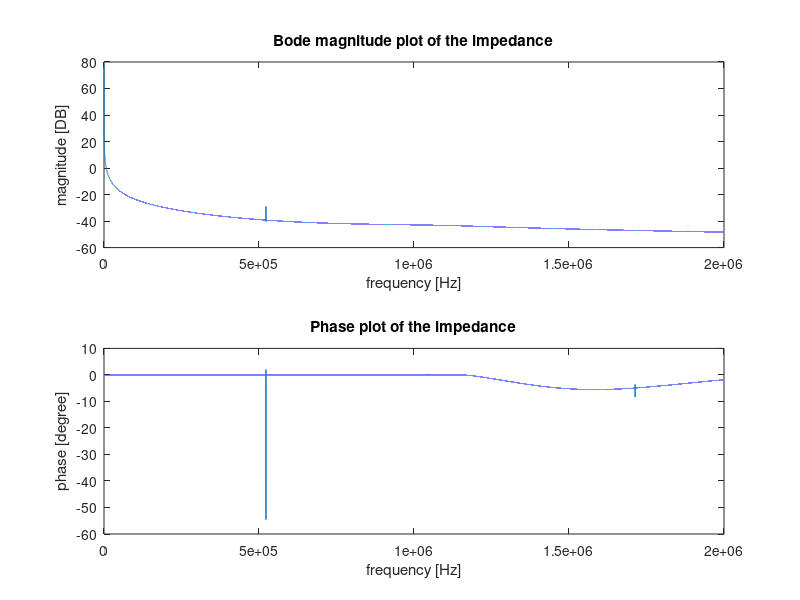
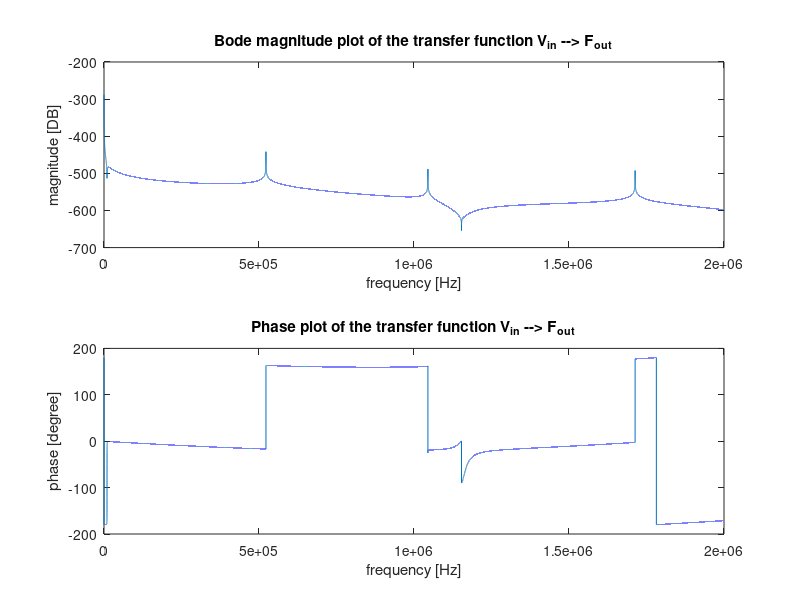
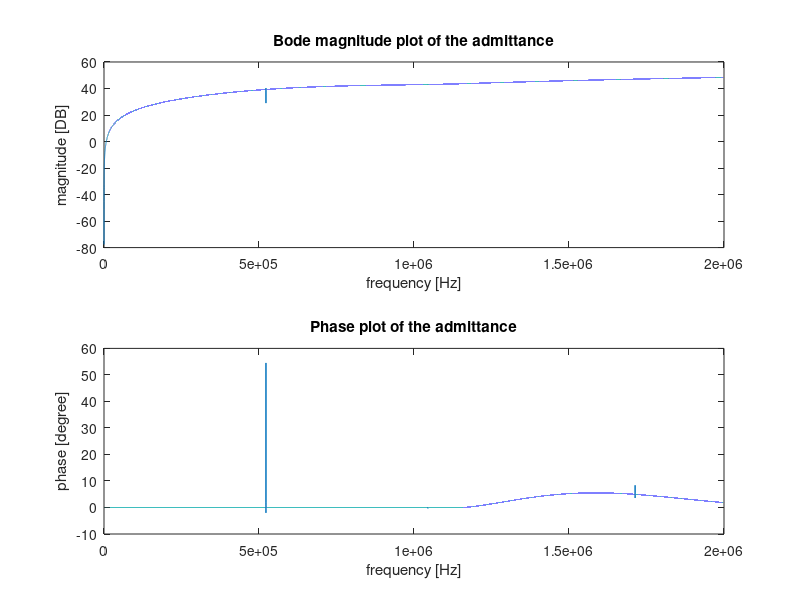
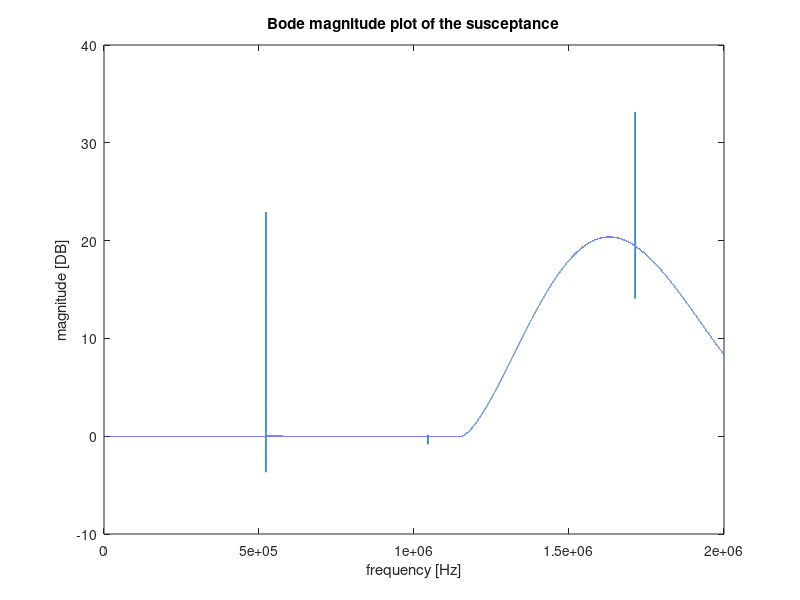

These figures' MATLAB source, in order:
% This script is an intent to accurately model a piezoelectric transuducer,
% consisting of multiple intermediate piezoelectric inactive layers. The
% modelling is done following the approach as described by Sittig in his
% paper: 'Effects of Bonding and Electrode Layers on the  Transmission     
% Parameters of Piezoelectric Transducers Used in Ultrasonic Digital Delay 
% Lines'. At first a model will be made consisting of one active
% piezoelectric plate, a backing side consisting of backing material and a
% copper electrode, and the transmission side consisting of a copper
% electrode, a front plate and housing material. The models transfer
% function from voltage input to force output, the impedance frequency  
% response function and the admittance frequency response function will be
% analyzed and if satisfying results are obtained, there will be extended
% upon the model by inclusion of a second piezoelectric active layer in
% parallel with the first layer and by taking glue layers into
% consideration.

%% close all former work
clear all; close all; clc;

%% Parameter initialization

f = linspace(1,2*10^6,100000);      
omg = 2*pi*f;
j = 1i;
%% Setting up the backing material matrix

% First the layer closest to the piezoelectric layer, hence the copper
% electrode.

% the material parameters

rho_Cu = 8960;  % Pure! copper density.
c_Cu = 3570;    % pure copper speed of sound.
l_Cu = 0.5*10^-3;
r_Cu = 2.5*10^-3;
A_Cu = pi*r_Cu^2;
Z_0_Cu = rho_Cu * c_Cu * A_Cu;
f_0_Cu = c_Cu/(2*l_Cu);
gamma_Cu = pi*f/f_0_Cu;

% The matrix
Back_mat_Cu = zeros(2*length(f),2);

for i = 1:length(f)
row1 = 2*i-1;
row2 = 2*i;
Back_mat_Cu(row1:row2,1:2) = [cos(gamma_Cu(i)) j*Z_0_Cu*sin(gamma_Cu(i)); ...
               (j*sin(gamma_Cu(i)))/Z_0_Cu cos(gamma_Cu(i))];
end
          
           
           
% Similarily the matrix is set up for the thick, cone shaped backing
% material

% the material parameters

rho_FeC = 8000;  
c_FeC = 5800;    
r_FeC = 2.5*10^-3;
A_FeC = pi*r_FeC^2;
Z_0_FeC = rho_FeC * c_FeC * A_FeC;
f_0_FeC = c_FeC/(2);                     % As the thickness of the backing is assumed to approach infinity, it is omitted. Not sure about this! Check!!
gamma_FeC = pi*f/f_0_FeC;

% the matrix
Back_mat_FeC = zeros(2*length(f),2);

for j = 1:length(f)
row1 = 2*j-1;
row2 = 2*j;
  
Back_mat_FeC(row1:row2,1:2) = [cos(gamma_FeC(j)) j*Z_0_FeC*sin(gamma_FeC(j)); ...
                (j*sin(gamma_FeC(j)))/Z_0_FeC cos(gamma_FeC(j))];
end

rho_glue = 960;  
c_glue = 1220;    % unsure about this!!
l_glue = 0.06*10^-6;    % to be varied.
r_glue = 2.5*10^-3;
A_glue = pi*r_Cu^2;
Z_0_glue = rho_Cu * c_Cu * A_Cu;
f_0_glue = c_Cu/(2*l_Cu);
gamma_glue = pi*f/f_0_Cu;

glue_mat = zeros(2*length(f),2);

for han = 1:length(f)
row1 = 2*han-1;
row2 = 2*han;

glue_mat(row1:row2,1:2) = [cos(gamma_glue(han)) j*Z_0_glue*sin(gamma_glue(han)); ...
               (j*sin(gamma_glue(han)))/Z_0_glue cos(gamma_glue(han))];
end
          
% The matrices are multiplied and the total impedance Z_b of the backing
% layers is obtained.
Back_mat = zeros(2*length(f),2);
Z_b = zeros(length(f),1);

for ii = 1:length(f)
row1 = 2*ii-1;
row2 = 2*ii;
    
Back_mat(row1:row2,1:2) = glue_mat(row1:row2,1:2)*Back_mat_Cu(row1:row2,1:2) ...
    *glue_mat(row1:row2,1:2)*Back_mat_FeC(row1:row2,1:2);
Back_mat_current = Back_mat(row1:row2,1:2);
A_b = Back_mat_current(1,1);
B_b = Back_mat_current(1,2);
C_b = Back_mat_current(2,1);
D_b = Back_mat_current(2,2);

Z_0b = Z_0_FeC;
Z_b(ii) = (A_b*Z_0b + B_b)/(C_b*Z_0b + D_b);    % Here Z_0b is the impedance of the final backing layer only!
end

%% Setting up the transmission layer matrix

% The intermediate layers in the transmission direction are obtained in the
% same way. Again starting with the intermediate layer closest to the
% peizoelectric active layer.

% The material parameters were already given before!
Trans_mat_Cu = zeros(length(f),2);

for jj = 1:length(f)
row1 = 2*jj-1;
row2 = 2*jj;
   
Trans_mat_Cu(row1:row2,1:2) = [cos(gamma_Cu(jj)) j*Z_0_Cu*sin(gamma_Cu(jj)); ...
               (j*sin(gamma_Cu(jj)))/Z_0_Cu cos(gamma_Cu(jj))];
end

% For now the glue layer is omitted and the matrix is setup for the front
% plate only. Which is made out of Steel, just as the backing material.

% material properties of steel front plate.
r_FP = 4.5*10^-3;
A_FP = pi*r_FP^2;
Z_0_FP = rho_FeC * c_FeC * A_FP;
l_FeC = 0.5*10^-3;
f_0_FP = c_FeC/(2*l_FeC);                    
gamma_FeC = pi*f/f_0_FP;

Trans_mat_FP = zeros(2*length(f),2);

for x = 1:length(f)
row1 = 2*x-1;
row2 = 2*x;

Trans_mat_FP(row1:row2,1:2) = [cos(gamma_FeC(x)) j*Z_0_FP*sin(gamma_FeC(x)); ...
                (j*sin(gamma_FeC(x)))/Z_0_FP cos(gamma_FeC(x))];
end

%The housing, simply modelled as a another transmission plate

rho_house = rho_FeC;  
c_house = c_FeC;    
l_house = 3.25*10^-3;    
r_house = 3.5*10^-3;
A_house = pi*r_Cu^2;
Z_0_house = rho_Cu * c_Cu * A_Cu;
f_0_house = c_Cu/(2*l_Cu);
gamma_house = pi*f/f_0_Cu;

house_mat = zeros(2*length(f),2);

for kla = 1:length(f)
    row1 = 2*kla-1;
    row2 = 2*kla;
    
house_mat(row1:row2,1:2) = [cos(gamma_house(kla)) j*Z_0_house*sin(gamma_house(kla)); ...
               (j*sin(gamma_house(kla)))/Z_0_house cos(gamma_house(kla))];
end
% Multiplication of the transmission piezoelectric inactive layers gives:
Trans_mat = zeros(2*length(f),2);

for xx = 1:length(f)
row1 = 2*xx-1;
row2 = 2*xx;

Trans_mat(row1:row2,1:2) = glue_mat(row1:row2,1:2)*Trans_mat_Cu(row1:row2,1:2) ...
    * glue_mat(row1:row2,1:2)*Trans_mat_FP(row1:row2,1:2)*house_mat(row1:row2,1:2);
end
                   
%% Setting up the matrix describing the active Piezoelectric layer

% The material parameters

rho_pz = 7800;  
c_pz = 4613;    
l_pz = 2*10^-3;
r_pz = 2.5*10^-3;
A_pz = pi*r_pz^2;
Z_0_pz = rho_pz * c_pz * A_pz;
N = 2;
eps_0=8.854*10^-12;          
eps_33=1200*eps_0;
C_s = A_pz*eps_33/l_pz;
s_33 = 14.2*10^-12;
d_33 = 265*10^-12;
h_33 = d_33/(s_33*eps_33);
h = h_33;
Z = A_pz*rho_pz*c_pz;
Z_inv = 1/Z;
theta = omg*l_pz/c_pz;
k = 0.46;
sigma = k^2./theta;
phi = acos((cos(theta)-sigma.*sin(theta))./(1-sigma.*sin(theta)));
R = (sqrt(sin(theta)-2*sigma.*(1-cos(theta))))./sin(theta);
R_inv = 1./R;

T_11 = cos(N*phi);
T_12 = -j*Z*R.*sin(N*phi);
T_13 = -h*C_s*tan(0.5*phi).*sin(N*phi);
T_14 = 0;
T_21 = -j*Z_inv.*R_inv.*sin(N*phi);
T_22 = cos(N*phi);
T_23 = -j*h*C_s.*Z_inv.*R_inv.*tan(0.5*phi).*(cos(N*phi)-(-1)^N);
T_24 = 0;
T_31 = 0;
T_32 = 0;
T_33 = (-1)^N;
T_34 = 0;
T_41 = -j*h*C_s.*Z_inv.*R_inv.*tan(0.5*phi).*(cos(N*phi)-(-1)^N);
T_42 = -h*C_s*tan(0.5*phi).*sin(N*phi);
T_43 = j*((N*(-1)^N)*(1+2*sigma.*R_inv.*tan(0.5*phi))+sigma.*R_inv.*((tan(0.5*phi)).^2).*sin(N*phi)).*omg*C_s;
T_44 = (-1)^N;

z_b = Z_b/Z_0_pz;

A_c = zeros(length(f),1);
B_c = zeros(length(f),1);
C_c = zeros(length(f),1);
D_c = zeros(length(f),1);
pz_mat = zeros(2*length(f),2);

for y = 1:length(f)
row1 = 2*y-1;
row2 = 2*y;

A_c(y) = T_31 - T_33*(T_21(y)*z_b(y) + T_11(y))/(T_23(y)*z_b(y) + T_13(y));
B_c(y) = T_32 - T_33*(T_22(y)*z_b(y) + T_12(y))/(T_23(y)*z_b(y) + T_13(y));
C_c(y) = T_41(y) - T_43(y)*(T_21(y)*z_b(y) + T_11(y))/(T_23(y)*z_b(y) + T_13(y));
D_c(y) = T_42(y) - T_43(y)*(T_22(y)*z_b(y) + T_12(y))/(T_23(y)*z_b(y) + T_13(y));
pz_mat(row1:row2,1:2) = [A_c(y) B_c(y); C_c(y) D_c(y)];
end
%% Setting up the final transducer representing matrix

% Here the piezoelectric matric is multiplied by the matrix obtained from
% the transmission intermediate layers:

Final_trans_mat = zeros(2*length(f),2);

for yy = 1:length(f)
row1 = 2*yy-1;
row2 = 2*yy;

Final_trans_mat(row1:row2,1:2) = pz_mat(row1:row2,1:2) * Trans_mat(row1:row2,1:2);
end

%% Defining the sensitivity functions
Z_E = zeros(length(f),1);
V_IL = zeros(length(f),1);

for g = 1:length(f)
row1 = 2*g-1;
row2 = 2*g;
Final_trans_mat1 = Final_trans_mat(row1:row2,1:2);
A = Final_trans_mat1(1,1);
B = Final_trans_mat1(1,2);
C = Final_trans_mat1(2,1);
D = Final_trans_mat1(2,2);

Z_FP = Z_0_FeC;
Z_E(g) = (A*Z_FP + B)/(C*Z_FP + D);            % electrical input impedance
V_IL(g) = Z_FP/(A*Z_FP + B);                   % voltage transfer ratio between input voltage and output force
end

admittance = 1./Z_E;
susceptance = imag(admittance);
phase_admittance = rad2deg(angle(admittance));
mag_admittance = 20*log10(abs(admittance));

phase_impedance = rad2deg(angle(Z_E));
phase_tf = rad2deg(angle(V_IL));
mag_impedance = 20*log10(abs(Z_E));
mag_tf = 20*log10(abs(V_IL));

%[pks1 ind1] = findpeaks(mag_impedance,'MinPeakDistance',5000,'MinPeakProminence',0.01);
%plot(f(ind1),pks1,'or'); hold on; plot(f(ind),pks,'or'); hold on;
figure
subplot(2,1,1); plot(f,mag_impedance); title('Bode magnitude plot of the impedance'); ...
    xlabel('frequency [Hz]'); ylabel('magnitude [DB]'); 
subplot(2,1,2); plot(f,phase_impedance); title('Phase plot of the impedance'); ...
    xlabel('frequency [Hz]'); ylabel('phase [degree]');


% [pks ind] = findpeaks(mag_tf,'MinPeakDistance',5000,'MinPeakProminence',0.01);

figure
subplot(2,1,1);  plot(f,mag_tf); title('Bode magnitude plot of the transfer function V_{in} --> F_{out}'); ...
    xlabel('frequency [Hz]'); ylabel('magnitude [DB]');
subplot(2,1,2); plot(f,phase_tf); title('Phase plot of the transfer function V_{in} --> F_{out}'); ...
    xlabel('frequency [Hz]'); ylabel('phase [degree]');

figure
subplot(2,1,1); plot(f,mag_admittance); title('Bode magnitude plot of the admittance'); ...
    xlabel('frequency [Hz]'); ylabel('magnitude [DB]');
subplot(2,1,2); plot(f,phase_admittance); title('Phase plot of the admittance'); ...
    xlabel('frequency [Hz]'); ylabel('phase [degree]');

figure
plot(f,susceptance); title('Bode magnitude plot of the susceptance'); ...
    xlabel('frequency [Hz]'); ylabel('magnitude [DB]');

